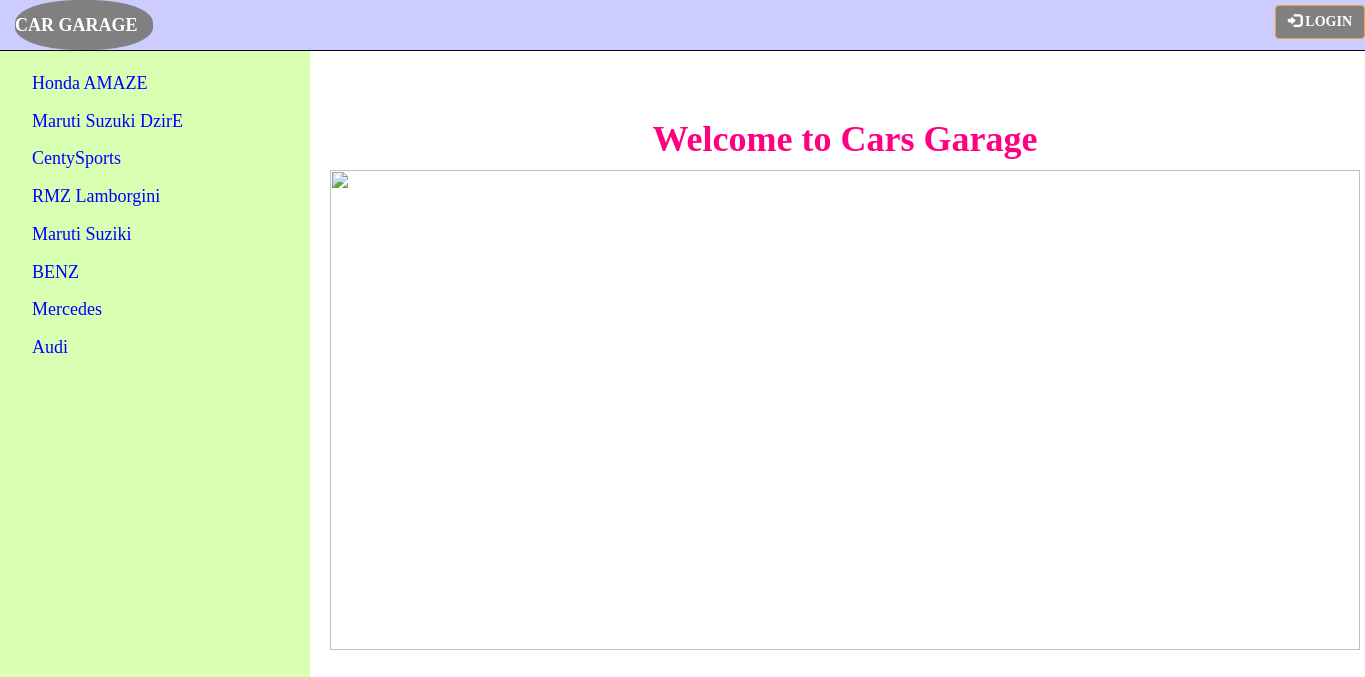
The page /home on the database its author committed.
### Data_Setup.py (models this page shows, shortened)
class CarCompanyName(Base):
    __tablename__ = 'carcompanyname'
    id = Column(Integer, primary_key=True)
    name = Column(String(250), nullable=False)
    user_id = Column(Integer, ForeignKey('user.id'))
    user = relationship(User, backref="carcompanyname")

### project.py (the view)
@app.route('/')
@app.route('/home')
def home():
    tb_car = session.query(CarCompanyName).all()
    return render_template('myhome.html', tb_car=tb_car)

### templates/myhome.html (shortened to what this page needs)
{% include 'nav.html' %}
<div class="main">
{% block content %}
	<div class="text-center" >
		<h1 style="font-family:Bradley Hand ITC;border-top:10px; color:#ff0080;"> <b>Welcome to Cars Garage</b> </h1>
		<img style="width: 1030px; height: 480px; text-align: top; margin: 0; padding: 0; margin-top: 50px border-top:50px;" src="http://s1.1zoom.me/big0/870/McLaren_2018_Senna_Gray_background_Light_Blue_542260_1280x897.jpg">
	</div>
{% endblock content %}
</div>

### templates/nav.html (shortened to what this page needs)
<!DOCTYPE html>
<html lang="en">
<head>
  <link rel="stylesheet" href="https://maxcdn.bootstrapcdn.com/bootstrap/3.3.7/css/bootstrap.min.css">
</head>
<body>
<nav class="navbar navbar-inverse  navbar-fixed-top" style="background-color: #ccccff">
  <div class="container-fluid">
    <div class="navbar-header" style="background-color:gray; border-radius:45%">
      <a class="navbar-brand" href="{{ url_for('home') }}"style="color:white; font-family:Bradley Hand ITC;"><b>CAR GARAGE</b></a>
    </div>
    <ul class="nav navbar-nav navbar-right">
      {% if 'username' in session %}
            <li><button class="btn btn-warning mr-sm-2" style="margin-top: 5px; font-family:Bradley Hand ITC; background-color:gray;"><a href="{{ url_for('addCarCompany')}}"style="color:white;"><b>ADD CAR CATEGORY</b></a></button></li>
            <li style="margin: 10px;"><p class="text-primary mr-sm-2"style="color:#9900cc"><b>{{ session.username }}</b></p></li>
            <li><button class="btn btn-warning mr-sm-2" style="margin-top: 5px; font-family:Bradley Hand ITC; background-color:gray;"><a href="{{ url_for('logout')}}"style="color:white;"><span class="glyphicon glyphicon-log-in"></span><b> LOGOUT </b></a></button></li>
      {% else %}
            <li><button class="btn btn-warning mr-sm-2" style="margin-top: 5px; font-family:Bradley Hand ITC; background-color:gray;"><a href="{{ url_for('showLogin')}}"style="color:white;"><span class="glyphicon glyphicon-log-in"></span><b> LOGIN </b></a></button></li>
      {% endif %}
    </ul>
  </div>
</nav>
<div class="sidenav">
  <table>
      {% for cr in tb_car %}
      <tr>
          <td><a href="{{ url_for('showCars',crid=cr.id)}}">{{cr.name}}</a></td>
        </tr>
      {% endfor %}
  </table>
</div>
</body>
</html>

### templates/nav.html (style rules this page uses)
body { font-family: "Lato", sans-serif; background-image:url("http://hd.wallpaperswide.com/thumbs/simple_blue_background-t2.jpg") ; background-repeat:no-repeat; background-size:1700px 1000px; }
.sidenav { height: 100%; width: 310px; position: fixed; z-index: 1; top: 45px; left: 0px; background-color: #d9ffb3; overflow-x: hidden; padding-top: 20px; }
.sidenav a { padding: 6px 6px 6px 32px; text-decoration: none; font-size: 18px; color: blue; display: block; font-family:Bell MT; }
.main { margin-left: 325px; }

### rows shown on the page
CarCompanyName: name "Honda AMAZE"
CarCompanyName: name "Maruti Suzuki DzirE"
CarCompanyName: name "CentySports"
CarCompanyName: name "RMZ Lamborgini"
CarCompanyName: name "Maruti Suziki"
CarCompanyName: name "BENZ"
CarCompanyName: name "Mercedes"
CarCompanyName: name "Audi"
